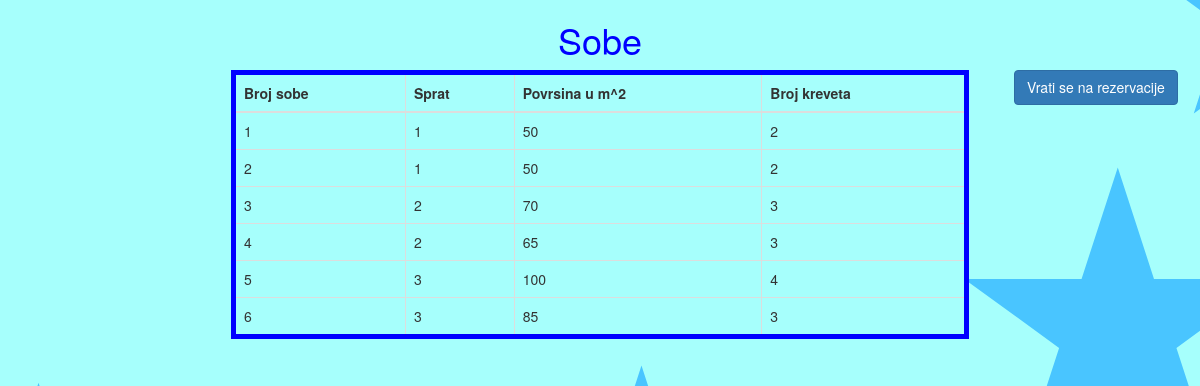
The page /rooms.php on the database its author committed.
### tables this page shows
CREATE TABLE `soba` (
  `sobaID` int(11) NOT NULL,
  `sprat` int(11) NOT NULL,
  `povrsina` int(11) NOT NULL,
  `brojKreveta` int(11) NOT NULL
);

### model/soba.php (called while the page is built, shortened)
<?php
class Soba{
    public static function vratiSve(mysqli $conn){
        $upit = "SELECT * FROM soba";
        return $conn->query($upit);
    }
}
?>

### rooms.php (the view, shortened to what this page needs)
<?php
require "DBBroker.php";
require "model/soba.php";
$rs = Soba::vratiSve($conn);
?>
<!DOCTYPE html>
<html lang="en">
<head>
    <link rel="stylesheet" href="https://maxcdn.bootstrapcdn.com/bootstrap/3.3.7/css/bootstrap.min.css">
    <link rel="stylesheet" href="css/rooms.css">
</head>
<body>
    <div class="col-md-12">
        <h1 class="display-1" style="text-align:center; color:blue">Sobe</h1>
    </div>
    <div class="col-md-2">
    </div>
    <div class="col-md-8">
        <div id="sve-sobe">
            <table id="tabela" class="table sortable table-bordered table-hover" style="border-width: 0.5rem; border-color: blue;">
                <thead>
                    <tr>
                        <th>Broj sobe</th>
                        <th>Sprat</th>
                        <th>Povrsina u m^2</th>
                        <th>Broj kreveta</th>
                    </tr>
                </thead>
                <tbody>
                    <?php
                    while($red = $rs->fetch_array()):
                    ?>
                        <tr>
                            <td><?php echo $red["sobaID"]?></td>
                            <td><?php echo $red["sprat"]?></td>
                            <td><?php echo $red["povrsina"]?></td>
                            <td><?php echo $red["brojKreveta"]?></td>
                        </tr>
                    <?php
                    endwhile;
                    ?>
                </tbody>
            </table>
        </div>
    </div>
    <div class = "row">
         <div class="col-md-2">
                <div class="col-md-1">
                <a href="reservation.php" class="btn btn-primary" style="height: 3.5rem;">Vrati se na rezervacije</a>
                </div>
        </div>
    </div>
</body>
</html>

### css/rooms.css (style rules this page uses)
body { margin: 0; padding: 0 24px; background-image: url("../img/sobe-bg.svg"); background-size: cover; background-repeat: no-repeat; background-attachment: fixed; }

### rows shown on the page
soba: sobaID "1", sprat "1", povrsina "50", brojKreveta "2"
soba: sobaID "2", sprat "1", povrsina "50", brojKreveta "2"
soba: sobaID "3", sprat "2", povrsina "70", brojKreveta "3"
soba: sobaID "4", sprat "2", povrsina "65", brojKreveta "3"
soba: sobaID "5", sprat "3", povrsina "100", brojKreveta "4"
soba: sobaID "6", sprat "3", povrsina "85", brojKreveta "3"
